Frame 1 (no input): blank canvas, image omitted
Frame 60 (the mouse pressed at the canvas centre just before this capture): blank canvas, image omitted
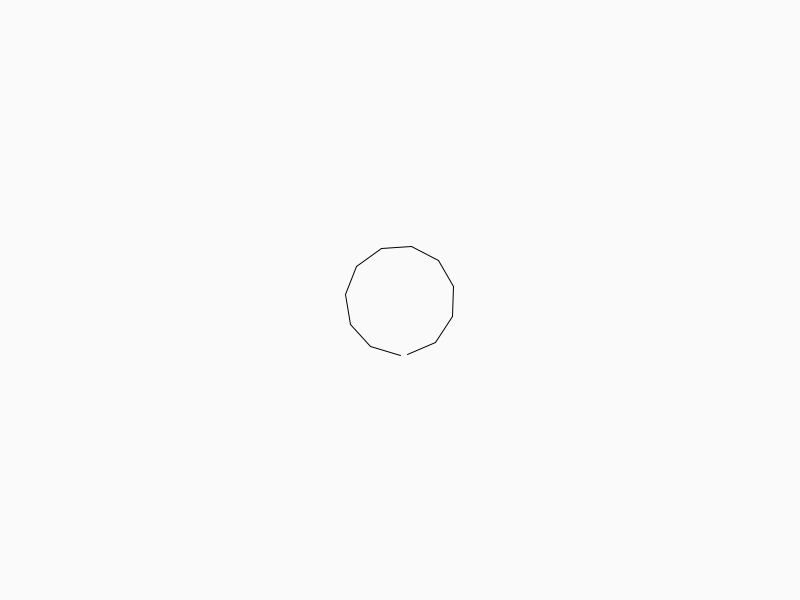
Frame 120 (the mouse held since frame 60 and released just before this capture)

The Processing sketch whose frames 1 and 60 were blank and that drew this single picture after the mouse press (run headless with seeded random() and noise(); from frame 60 on, the mouse is pressed at the canvas centre):

// Processing sketch: drawPolygonWithPVector
// ── drawPolygonWithPVector.pde
int numSides = 3;


void setup(){
  //fullScreen();
  size(800, 600);
  
 
}

void draw(){
  numSides = (int)map(mouseX, 0, width, 3, 20);
  float radius = map(mouseY, 0, height, 10, 100);
  
 background(250); 
  PVector point = new PVector(0, radius);
  
  for(int i = 0; i < numSides; i++){
    PVector old = point.copy();
    point.rotate(radians(360/numSides));
    line(old.x+mouseX, old.y+mouseY, point.x+mouseX, point.y+mouseY);
  }
}
